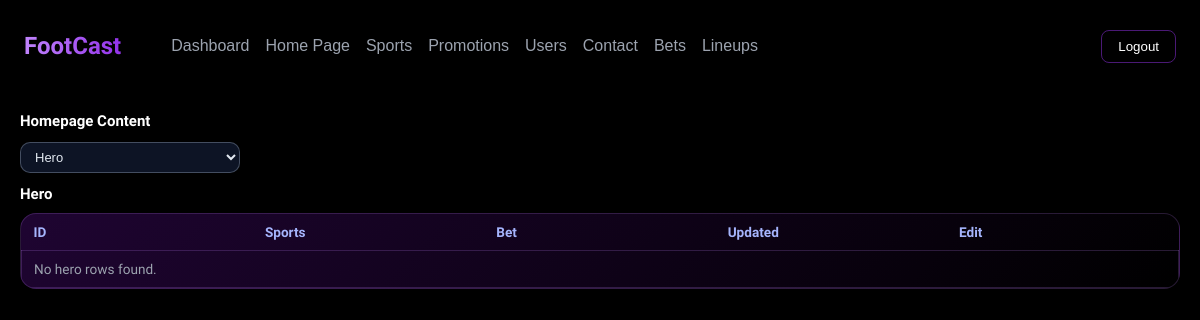
Page /admin-dashboard/homepage.php (signed in) on the earlier database version.
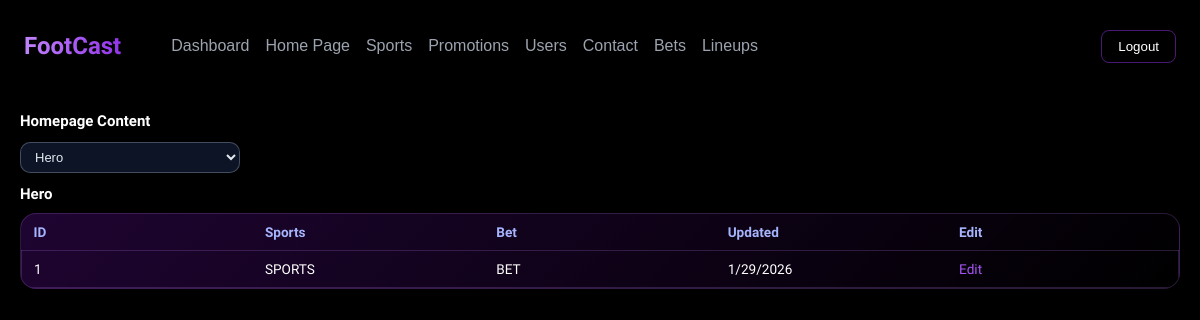
Same page on the later database version.
### tables this page shows
CREATE TABLE `home_page_hero` (
  `id` int(11) NOT NULL,
  `sports_text` varchar(40) NOT NULL,
  `bet_text` varchar(40) NOT NULL,
  `created_at` timestamp NOT NULL DEFAULT current_timestamp(),
  `updated_at` timestamp NOT NULL DEFAULT current_timestamp() ON UPDATE current_timestamp()
);

### admin-dashboard/assets/includes/HomepageRepository.php (called while the page is built, shortened)
<?php
final class HomepageRepository{
    private mysqli $db;
    public function __construct(mysqli $db){
        $this->db = $db;
    }
    public function getHeroRows(): array{
        $stmt = $this->db->prepare(
            'SELECT id, sports_text, bet_text, updated_at
             FROM home_page_hero
             ORDER BY id DESC'
        );
        return $this->fetchAll($stmt);
    }
    private function fetchAll(?mysqli_stmt $stmt): array{
        $stmt->execute();
        $result = $stmt->get_result();
        $rows = [];
        if ($result) {
            while ($row = $result->fetch_assoc()) {
                $rows[] = $row;
            }
        }
        return $rows;
    }
}

### admin-dashboard/homepage.php (the view, shortened to what this page needs)
<?php
    require_once __DIR__ . '/assets/includes/HomepageRepository.php';
    $db = footcast_db();
    $homepageRepository = new HomepageRepository($db);
    $activeSection = isset($_GET['section']) ? (string) $_GET['section'] : '';
    if ($activeSection === '') {
        $activeSection = 'hero';
    }
    $heroRows = $homepageRepository->getHeroRows();
?>
<!DOCTYPE html>
<html lang="en">
<head>
    <link rel="stylesheet" href="../assets/css/style.css">
    <link rel="stylesheet" href="./assets/css/admin.css">
    <link rel="stylesheet" href="./assets/css/lineups.css">
</head>
<body>
    <?php include("./assets/php/header.php"); ?>
    <main class="admin-main">
        <section class="admin-section admin-section-active">
            <div class="admin-section-header">
                <div>
                    <h2>Homepage Content</h2>
                </div>
            </div>
            <div class="admin-filter-bar">
                <select class="admin-select" id="homepage-section-select">
                    <?php
                        $sectionOptions = [
                            'hero' => 'Hero',
                            'sections' => 'Headings & About',
                            'steps' => 'Bet Steps',
                            'banner' => 'Banner',
                            'leagues' => 'Leagues',
                            'favorites' => 'Favorites',
                        ];
                    ?>
                    <?php foreach ($sectionOptions as $value => $label): ?>
                        <option value="<?php echo htmlspecialchars($value, ENT_QUOTES, 'UTF-8'); ?>" <?php echo $activeSection === $value ? 'selected' : ''; ?>>
                            <?php echo htmlspecialchars($label, ENT_QUOTES, 'UTF-8'); ?>
                        </option>
                    <?php endforeach; ?>
                </select>
            </div>
            <div class="lineup-section<?php echo $activeSection === 'hero' ? ' is-active' : ''; ?>" data-section="hero">
                <div class="admin-section-header">
                    <div>
                        <h2>Hero</h2>
                    </div>
                </div>
                <div class="admin-table-wrapper">
                    <table class="admin-table">
                        <thead>
                            <tr>
                                <th>ID</th>
                                <th>Sports</th>
                                <th>Bet</th>
                                <th>Updated</th>
                                <th>Edit</th>
                            </tr>
                        </thead>
                        <tbody>
                            <?php if (empty($heroRows)): ?>
                                <tr>
                                    <td colspan="5" class="admin-empty-cell">No hero rows found.</td>
                                </tr>
                            <?php else: ?>
                                <?php foreach ($heroRows as $row): ?>
                                    <tr>
                                        <td data-label="ID"><?php echo (int) $row['id']; ?></td>
                                        <td data-label="Sports"><?php echo htmlspecialchars($row['sports_text'], ENT_QUOTES, 'UTF-8'); ?></td>
                                        <td data-label="Bet"><?php echo htmlspecialchars($row['bet_text'], ENT_QUOTES, 'UTF-8'); ?></td>
                                        <td data-label="Updated"><?php echo htmlspecialchars(date('n/j/Y', strtotime($row['updated_at'])), ENT_QUOTES, 'UTF-8'); ?></td>
                                        <td data-label="Edit">
                                            <a class="admin-link" href="edit/edit_homepage.php?type=hero&id=<?php echo (int) $row['id']; ?>">Edit</a>
                                        </td>
                                    </tr>
                                <?php endforeach; ?>
                            <?php endif; ?>
                        </tbody>
                    </table>
                </div>
            </div>
        </section>
    </main>
</body>
</html>

Differences in the rows shown:
added home_page_hero: id "1", sports_text "SPORTS", bet_text "BET", updated_at "1/29/2026"
Other differences:
text no longer shown: "No hero rows found."
